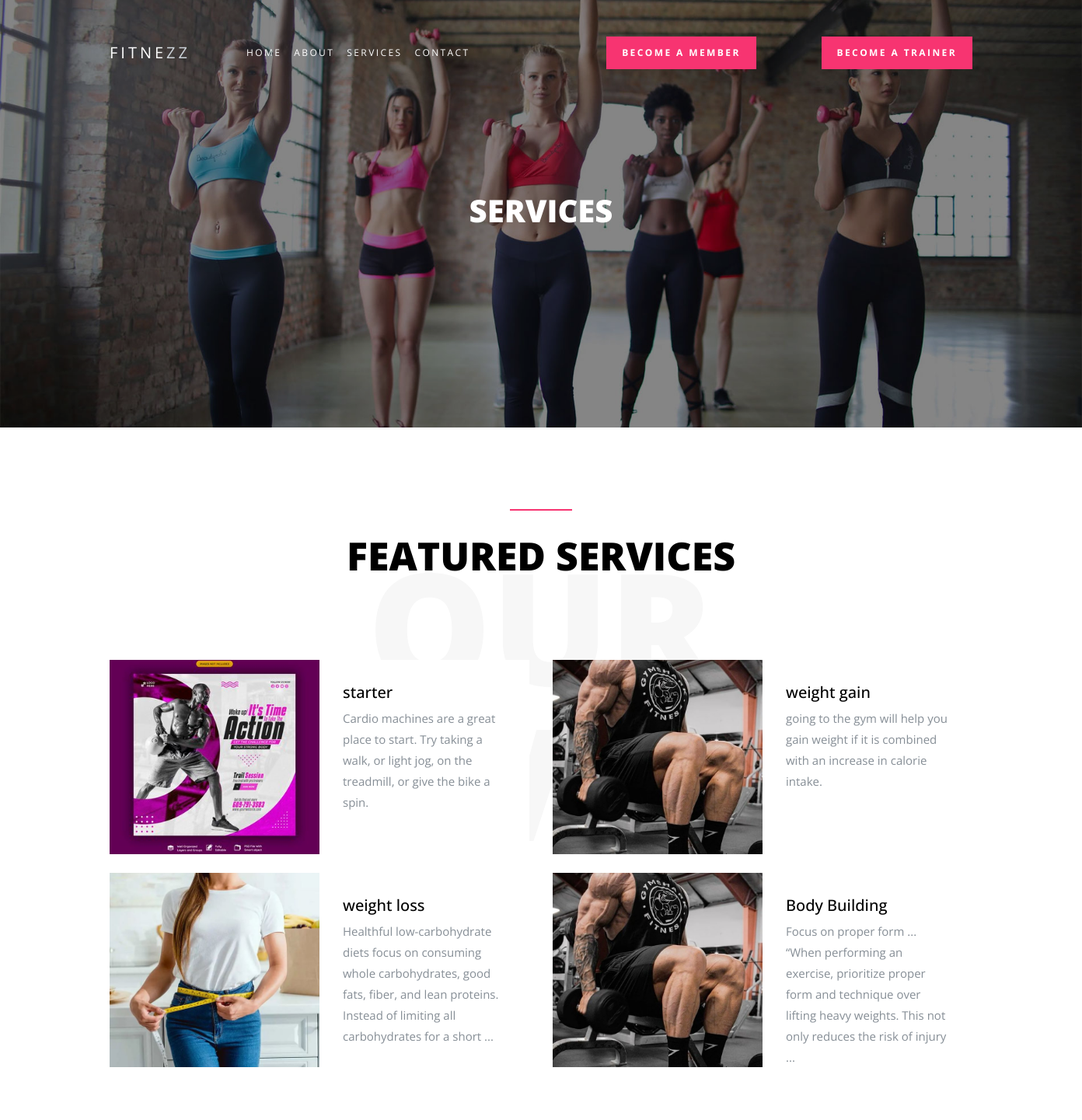
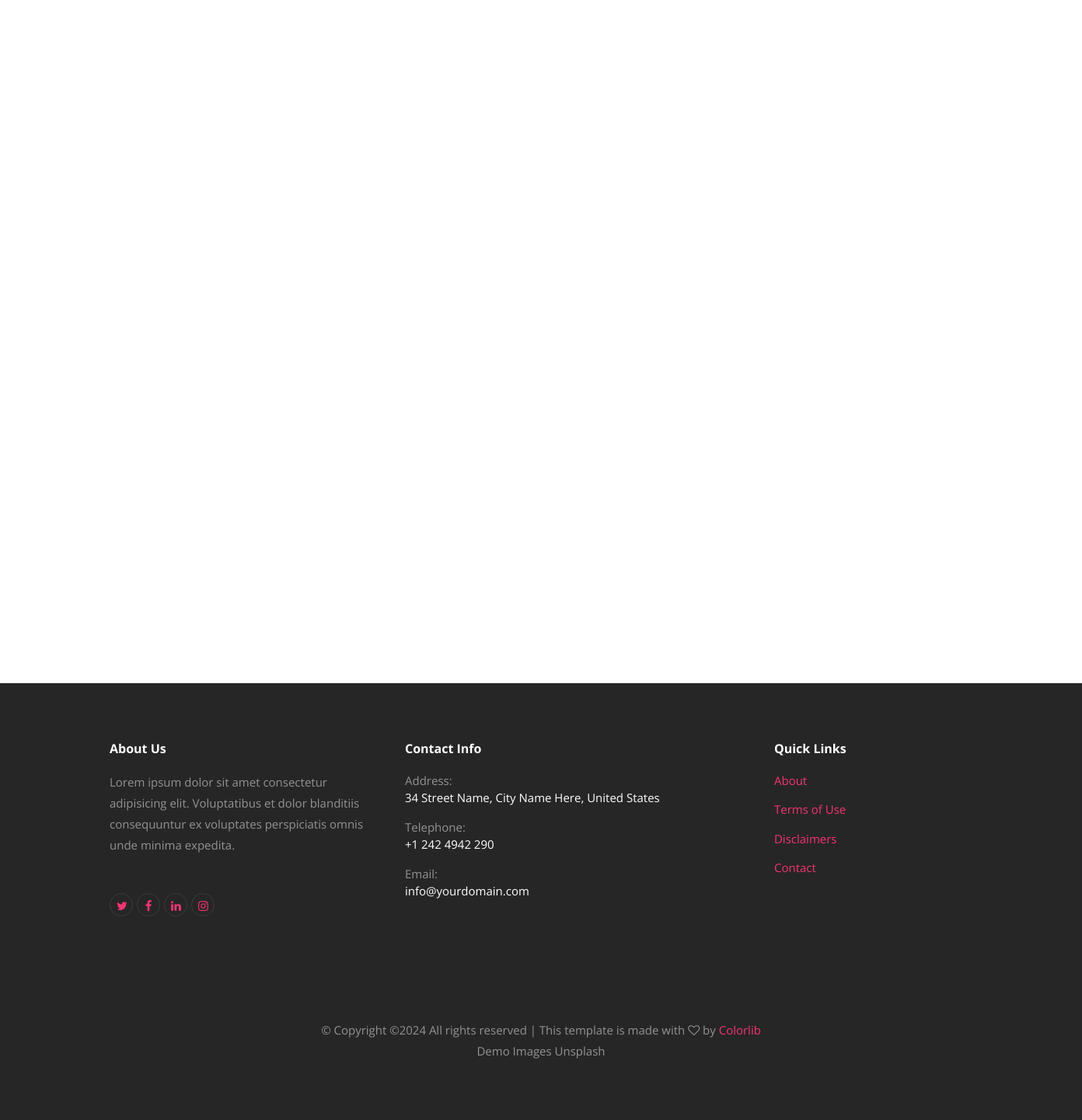
The page /user/services.php on the database its author committed (2 pictures, top to bottom).
### tables this page shows
CREATE TABLE `package` (
  `package_id` int(11) NOT NULL,
  `package_name` varchar(255) NOT NULL,
  `price` float NOT NULL,
  `pacakge_details` varchar(255) NOT NULL,
  `p_image` varchar(255) NOT NULL,
  `status` int(1) NOT NULL DEFAULT 0,
  `created_at` timestamp NOT NULL DEFAULT current_timestamp(),
  `update_at` timestamp NOT NULL DEFAULT current_timestamp() ON UPDATE current_timestamp()
);

### user/services.php (the view, shortened to what this page needs)
<!doctype html>
<html lang="en">
  <head>
    <link rel="stylesheet" href="css/bootstrap.css">
    <link rel="stylesheet" href="css/animate.css">
    <link rel="stylesheet" href="css/owl.carousel.min.css">
    <link rel="stylesheet" href="css/magnific-popup.css">
    <link rel="stylesheet" href="fonts/ionicons/css/ionicons.min.css">
    <link rel="stylesheet" href="fonts/fontawesome/css/font-awesome.min.css">
    <link rel="stylesheet" href="css/style.css">
  </head>
  <body>
  <?php require_once('./layout/header.php');?>
    <section class="home-slider-loop-false  inner-page owl-carousel">
      <div class="slider-item" style="background-image: url('img/slider-1.jpg');">
        <div class="container">
          <div class="row slider-text align-items-center justify-content-center">
            <div class="col-md-8 text-center col-sm-12 element-animate">
              <h1>Services</h1>
            </div>
          </div>
        </div>
      </div>
    </section>
    <section class="section element-animate">
      <div class="clearfix mb-5 pb-5">
        <div class="container-fluid">
          <div class="row">
            <div class="col-md-12 text-center heading-wrap">
              <h2>Featured Services</h2>
              <span class="back-text">Our Services</span>
            </div>
          </div>
        </div>
      </div>
      <div class="container">
        <div class="row">
        <?php
       require_once('./../include/db.php');
       $sql = "SELECT * FROM `package`";
       $result= mysqli_query($conn, $sql);
       while($row = $result->fetch_assoc())
       {
               $package_name = $row['package_name'];
               $package_details = $row['pacakge_details'];
              $image = $row['p_image'];
     ?>
          <div class="col-md-6 mb-4">
            <div class="blog d-block d-lg-flex">
              <div class="bg-image" style="background-image: url('../admin/imges/<?php echo $image;?>'); height:250px;"></div>
              <div class="text">
                <h3><?php echo $package_name;?></h3>
                <p><?php echo $package_details;?></p>
              </div>
            </div>
          </div>
          <?php }?>
    </section>
    <?php require_once('./layout/footer.php')?>
  </body>
</html>

### user/layout/header.php (shortened to what this page needs)
<header role="banner">
      <nav class="navbar navbar-expand-md navbar-dark bg-dark">
        <div class="container">
          <a class="navbar-brand" href="index.php">Fitne<span>zz</span></a>
          <?php
         if(!isset($_SESSION['name'] ) && !isset( $_SESSION['role'])){ ?>
          <div class="collapse navbar-collapse" id="navbarsExample05">
            <ul class="navbar-nav mr-auto pl-lg-5 pl-0">
              <li class="nav-item">
                <a class="nav-link active" href="index.php">Home</a>
              </li>
              <li class="nav-item">
                <a class="nav-link" href="about.php">About</a>
              </li>
              <li class="nav-item">
                <a class="nav-link" href="services.php">Services</a>
              </li>
              <li class="nav-item">
                <a class="nav-link" href="contact.php">Contact</a>
              </li>
            </ul>
            <ul class="navbar-nav ml-auto">
              <li class="nav-item cta-btn">
                <a class="nav-link" href="member.php">Become a member</a>
              </li>
            </ul>
            <ul class="navbar-nav ml-auto">
              <li class="nav-item cta-btn">
                <a class="nav-link" href="trainersinup.php">Become a trainer</a>
              </li>
            </ul>
            <?php }
            ?>
          </div>
        </div>
      </nav>
    </header>

### user/layout/footer.php
<footer class="site-footer" role="contentinfo">
      <div class="container">
        <div class="row mb-5">
          <div class="col-md-4 mb-5">
            <h3>About Us</h3>
            <p class="mb-5">Lorem ipsum dolor sit amet consectetur adipisicing elit. Voluptatibus et dolor blanditiis consequuntur ex voluptates perspiciatis omnis unde minima expedita.</p>
            <ul class="list-unstyled footer-link d-flex footer-social">
              <li><a href="#" class="p-2"><span class="fa fa-twitter"></span></a></li>
              <li><a href="#" class="p-2"><span class="fa fa-facebook"></span></a></li>
              <li><a href="#" class="p-2"><span class="fa fa-linkedin"></span></a></li>
              <li><a href="#" class="p-2"><span class="fa fa-instagram"></span></a></li>
            </ul>
          </div>
          <div class="col-md-5 mb-5">
            <h3>Contact Info</h3>
            <ul class="list-unstyled footer-link">
              <li class="d-block">
                <span class="d-block">Address:</span>
                <span class="text-white">34 Street Name, City Name Here, United States</span></li>
              <li class="d-block"><span class="d-block">Telephone:</span><span class="text-white">+1 242 4942 290</span></li>
              <li class="d-block"><span class="d-block">Email:</span><span class="text-white">info@yourdomain.com</span></li>
            </ul>
          </div>
          <div class="col-md-3 mb-5">
            <h3>Quick Links</h3>
            <ul class="list-unstyled footer-link">
              <li><a href="#">About</a></li>
              <li><a href="#">Terms of Use</a></li>
              <li><a href="#">Disclaimers</a></li>
              <li><a href="#">Contact</a></li>
            </ul>
          </div>
          <div class="col-md-3">
          </div>
        </div>
        <div class="row">
          <div class="col-12 text-md-center text-left">
            <p>&copy;
Copyright &copy;<script>document.write(new Date().getFullYear());</script> All rights reserved | This template is made with <i class="fa fa-heart-o" aria-hidden="true"></i> by <a href="https://colorlib.com" target="_blank">Colorlib</a>
 <br> Demo Images Unsplash</p>
          </div>
        </div>
      </div>
    </footer>

### rows shown on the page
package: p_image (picture), package_name "starter", pacakge_details "Cardio machines are a great place to start. Try taking a walk, or light jog, on the treadmill, or give the bike a spin."
package: p_image (picture), package_name "weight gain", pacakge_details "going to the gym will help you gain weight if it is combined with an increase in calorie intake."
package: p_image (picture), package_name "weight loss", pacakge_details "Healthful low-carbohydrate diets focus on consuming whole carbohydrates, good fats, fiber, and lean proteins. Instead of limiting all carbohydrates for a short ..."
package: p_image (picture), package_name "Body Building", pacakge_details "Focus on proper form ... “When performing an exercise, prioritize proper form and technique over lifting heavy weights. This not only reduces the risk of injury ..."
